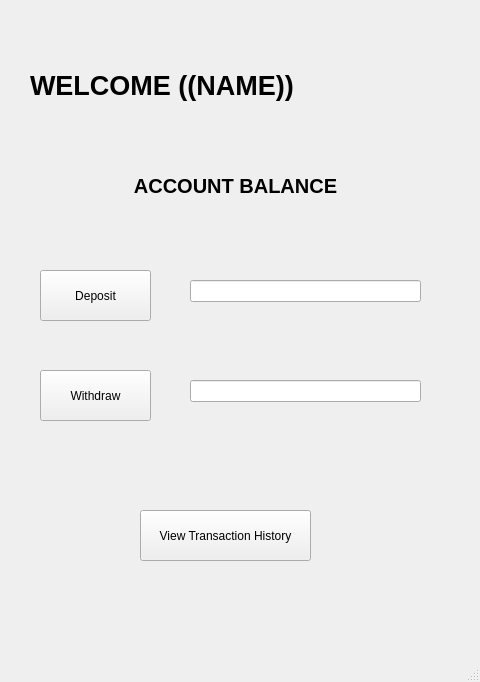
<?xml version="1.0" encoding="UTF-8"?>
<ui version="4.0">
 <class>MainWindow</class>
 <widget class="QMainWindow" name="MainWindow">
  <property name="geometry">
   <rect>
    <x>0</x>
    <y>0</y>
    <width>480</width>
    <height>682</height>
   </rect>
  </property>
  <property name="minimumSize">
   <size>
    <width>480</width>
    <height>682</height>
   </size>
  </property>
  <property name="maximumSize">
   <size>
    <width>480</width>
    <height>682</height>
   </size>
  </property>
  <property name="windowTitle">
   <string>MainWindow</string>
  </property>
  <widget class="QWidget" name="centralwidget">
   <widget class="QLabel" name="welcome_Label">
    <property name="geometry">
     <rect>
      <x>30</x>
      <y>40</y>
      <width>431</width>
      <height>91</height>
     </rect>
    </property>
    <property name="minimumSize">
     <size>
      <width>0</width>
      <height>0</height>
     </size>
    </property>
    <property name="maximumSize">
     <size>
      <width>16777214</width>
      <height>16777215</height>
     </size>
    </property>
    <property name="font">
     <font>
      <pointsize>20</pointsize>
      <weight>75</weight>
      <italic>false</italic>
      <bold>true</bold>
      <underline>false</underline>
      <strikeout>false</strikeout>
     </font>
    </property>
    <property name="text">
     <string>WELCOME ((NAME))</string>
    </property>
   </widget>
   <widget class="QLabel" name="accountBalance_Label">
    <property name="geometry">
     <rect>
      <x>50</x>
      <y>140</y>
      <width>371</width>
      <height>91</height>
     </rect>
    </property>
    <property name="minimumSize">
     <size>
      <width>0</width>
      <height>0</height>
     </size>
    </property>
    <property name="maximumSize">
     <size>
      <width>16777214</width>
      <height>16777215</height>
     </size>
    </property>
    <property name="font">
     <font>
      <pointsize>15</pointsize>
      <weight>75</weight>
      <italic>false</italic>
      <bold>true</bold>
      <underline>false</underline>
      <strikeout>false</strikeout>
     </font>
    </property>
    <property name="text">
     <string>ACCOUNT BALANCE</string>
    </property>
    <property name="alignment">
     <set>Qt::AlignCenter</set>
    </property>
   </widget>
   <widget class="QLineEdit" name="deposit_Amount_lineEdit">
    <property name="geometry">
     <rect>
      <x>190</x>
      <y>280</y>
      <width>231</width>
      <height>22</height>
     </rect>
    </property>
   </widget>
   <widget class="QPushButton" name="deposit_Button">
    <property name="geometry">
     <rect>
      <x>40</x>
      <y>270</y>
      <width>111</width>
      <height>51</height>
     </rect>
    </property>
    <property name="text">
     <string>Deposit</string>
    </property>
   </widget>
   <widget class="QLineEdit" name="withdraw_Amount_lineEdit">
    <property name="geometry">
     <rect>
      <x>190</x>
      <y>380</y>
      <width>231</width>
      <height>22</height>
     </rect>
    </property>
   </widget>
   <widget class="QPushButton" name="deposit_Button_2">
    <property name="geometry">
     <rect>
      <x>40</x>
      <y>370</y>
      <width>111</width>
      <height>51</height>
     </rect>
    </property>
    <property name="text">
     <string>Withdraw</string>
    </property>
   </widget>
   <widget class="QPushButton" name="history_Button">
    <property name="geometry">
     <rect>
      <x>140</x>
      <y>510</y>
      <width>171</width>
      <height>51</height>
     </rect>
    </property>
    <property name="text">
     <string>View Transaction History</string>
    </property>
   </widget>
  </widget>
  <widget class="QMenuBar" name="menubar">
   <property name="geometry">
    <rect>
     <x>0</x>
     <y>0</y>
     <width>480</width>
     <height>26</height>
    </rect>
   </property>
  </widget>
  <widget class="QStatusBar" name="statusbar"/>
 </widget>
 <resources/>
 <connections/>
</ui>
